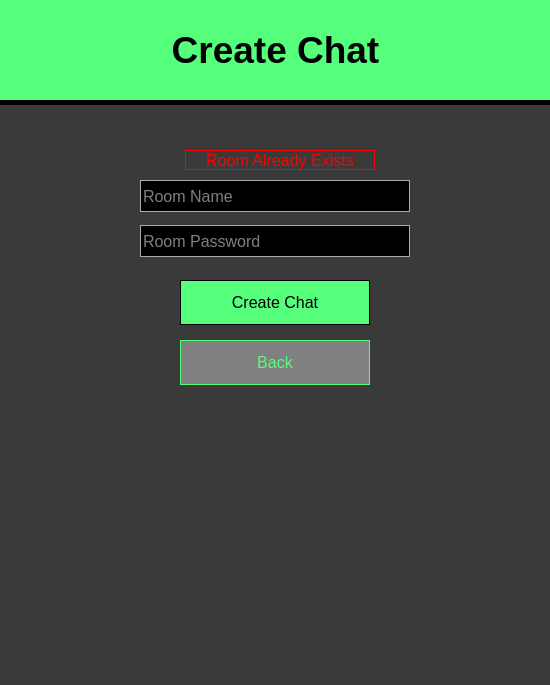
<?xml version="1.0" encoding="UTF-8"?>
<ui version="4.0">
 <class>cove_createchat</class>
 <widget class="QWidget" name="cove_createchat">
  <property name="geometry">
   <rect>
    <x>0</x>
    <y>0</y>
    <width>550</width>
    <height>685</height>
   </rect>
  </property>
  <property name="palette">
   <palette>
    <active>
     <colorrole role="WindowText">
      <brush brushstyle="SolidPattern">
       <color alpha="255">
        <red>255</red>
        <green>255</green>
        <blue>255</blue>
       </color>
      </brush>
     </colorrole>
     <colorrole role="Button">
      <brush brushstyle="SolidPattern">
       <color alpha="255">
        <red>58</red>
        <green>58</green>
        <blue>58</blue>
       </color>
      </brush>
     </colorrole>
     <colorrole role="Light">
      <brush brushstyle="SolidPattern">
       <color alpha="255">
        <red>87</red>
        <green>87</green>
        <blue>87</blue>
       </color>
      </brush>
     </colorrole>
     <colorrole role="Midlight">
      <brush brushstyle="SolidPattern">
       <color alpha="255">
        <red>72</red>
        <green>72</green>
        <blue>72</blue>
       </color>
      </brush>
     </colorrole>
     <colorrole role="Dark">
      <brush brushstyle="SolidPattern">
       <color alpha="255">
        <red>29</red>
        <green>29</green>
        <blue>29</blue>
       </color>
      </brush>
     </colorrole>
     <colorrole role="Mid">
      <brush brushstyle="SolidPattern">
       <color alpha="255">
        <red>38</red>
        <green>38</green>
        <blue>38</blue>
       </color>
      </brush>
     </colorrole>
     <colorrole role="Text">
      <brush brushstyle="SolidPattern">
       <color alpha="255">
        <red>255</red>
        <green>255</green>
        <blue>255</blue>
       </color>
      </brush>
     </colorrole>
     <colorrole role="BrightText">
      <brush brushstyle="SolidPattern">
       <color alpha="255">
        <red>255</red>
        <green>255</green>
        <blue>255</blue>
       </color>
      </brush>
     </colorrole>
     <colorrole role="ButtonText">
      <brush brushstyle="SolidPattern">
       <color alpha="255">
        <red>255</red>
        <green>255</green>
        <blue>255</blue>
       </color>
      </brush>
     </colorrole>
     <colorrole role="Base">
      <brush brushstyle="SolidPattern">
       <color alpha="255">
        <red>0</red>
        <green>0</green>
        <blue>0</blue>
       </color>
      </brush>
     </colorrole>
     <colorrole role="Window">
      <brush brushstyle="SolidPattern">
       <color alpha="255">
        <red>58</red>
        <green>58</green>
        <blue>58</blue>
       </color>
      </brush>
     </colorrole>
     <colorrole role="Shadow">
      <brush brushstyle="SolidPattern">
       <color alpha="255">
        <red>0</red>
        <green>0</green>
        <blue>0</blue>
       </color>
      </brush>
     </colorrole>
     <colorrole role="AlternateBase">
      <brush brushstyle="SolidPattern">
       <color alpha="255">
        <red>29</red>
        <green>29</green>
        <blue>29</blue>
       </color>
      </brush>
     </colorrole>
     <colorrole role="ToolTipBase">
      <brush brushstyle="SolidPattern">
       <color alpha="255">
        <red>255</red>
        <green>255</green>
        <blue>220</blue>
       </color>
      </brush>
     </colorrole>
     <colorrole role="ToolTipText">
      <brush brushstyle="SolidPattern">
       <color alpha="255">
        <red>0</red>
        <green>0</green>
        <blue>0</blue>
       </color>
      </brush>
     </colorrole>
    </active>
    <inactive>
     <colorrole role="WindowText">
      <brush brushstyle="SolidPattern">
       <color alpha="255">
        <red>255</red>
        <green>255</green>
        <blue>255</blue>
       </color>
      </brush>
     </colorrole>
     <colorrole role="Button">
      <brush brushstyle="SolidPattern">
       <color alpha="255">
        <red>58</red>
        <green>58</green>
        <blue>58</blue>
       </color>
      </brush>
     </colorrole>
     <colorrole role="Light">
      <brush brushstyle="SolidPattern">
       <color alpha="255">
        <red>87</red>
        <green>87</green>
        <blue>87</blue>
       </color>
      </brush>
     </colorrole>
     <colorrole role="Midlight">
      <brush brushstyle="SolidPattern">
       <color alpha="255">
        <red>72</red>
        <green>72</green>
        <blue>72</blue>
       </color>
      </brush>
     </colorrole>
     <colorrole role="Dark">
      <brush brushstyle="SolidPattern">
       <color alpha="255">
        <red>29</red>
        <green>29</green>
        <blue>29</blue>
       </color>
      </brush>
     </colorrole>
     <colorrole role="Mid">
      <brush brushstyle="SolidPattern">
       <color alpha="255">
        <red>38</red>
        <green>38</green>
        <blue>38</blue>
       </color>
      </brush>
     </colorrole>
     <colorrole role="Text">
      <brush brushstyle="SolidPattern">
       <color alpha="255">
        <red>255</red>
        <green>255</green>
        <blue>255</blue>
       </color>
      </brush>
     </colorrole>
     <colorrole role="BrightText">
      <brush brushstyle="SolidPattern">
       <color alpha="255">
        <red>255</red>
        <green>255</green>
        <blue>255</blue>
       </color>
      </brush>
     </colorrole>
     <colorrole role="ButtonText">
      <brush brushstyle="SolidPattern">
       <color alpha="255">
        <red>255</red>
        <green>255</green>
        <blue>255</blue>
       </color>
      </brush>
     </colorrole>
     <colorrole role="Base">
      <brush brushstyle="SolidPattern">
       <color alpha="255">
        <red>0</red>
        <green>0</green>
        <blue>0</blue>
       </color>
      </brush>
     </colorrole>
     <colorrole role="Window">
      <brush brushstyle="SolidPattern">
       <color alpha="255">
        <red>58</red>
        <green>58</green>
        <blue>58</blue>
       </color>
      </brush>
     </colorrole>
     <colorrole role="Shadow">
      <brush brushstyle="SolidPattern">
       <color alpha="255">
        <red>0</red>
        <green>0</green>
        <blue>0</blue>
       </color>
      </brush>
     </colorrole>
     <colorrole role="AlternateBase">
      <brush brushstyle="SolidPattern">
       <color alpha="255">
        <red>29</red>
        <green>29</green>
        <blue>29</blue>
       </color>
      </brush>
     </colorrole>
     <colorrole role="ToolTipBase">
      <brush brushstyle="SolidPattern">
       <color alpha="255">
        <red>255</red>
        <green>255</green>
        <blue>220</blue>
       </color>
      </brush>
     </colorrole>
     <colorrole role="ToolTipText">
      <brush brushstyle="SolidPattern">
       <color alpha="255">
        <red>0</red>
        <green>0</green>
        <blue>0</blue>
       </color>
      </brush>
     </colorrole>
    </inactive>
    <disabled>
     <colorrole role="WindowText">
      <brush brushstyle="SolidPattern">
       <color alpha="255">
        <red>29</red>
        <green>29</green>
        <blue>29</blue>
       </color>
      </brush>
     </colorrole>
     <colorrole role="Button">
      <brush brushstyle="SolidPattern">
       <color alpha="255">
        <red>58</red>
        <green>58</green>
        <blue>58</blue>
       </color>
      </brush>
     </colorrole>
     <colorrole role="Light">
      <brush brushstyle="SolidPattern">
       <color alpha="255">
        <red>87</red>
        <green>87</green>
        <blue>87</blue>
       </color>
      </brush>
     </colorrole>
     <colorrole role="Midlight">
      <brush brushstyle="SolidPattern">
       <color alpha="255">
        <red>72</red>
        <green>72</green>
        <blue>72</blue>
       </color>
      </brush>
     </colorrole>
     <colorrole role="Dark">
      <brush brushstyle="SolidPattern">
       <color alpha="255">
        <red>29</red>
        <green>29</green>
        <blue>29</blue>
       </color>
      </brush>
     </colorrole>
     <colorrole role="Mid">
      <brush brushstyle="SolidPattern">
       <color alpha="255">
        <red>38</red>
        <green>38</green>
        <blue>38</blue>
       </color>
      </brush>
     </colorrole>
     <colorrole role="Text">
      <brush brushstyle="SolidPattern">
       <color alpha="255">
        <red>29</red>
        <green>29</green>
        <blue>29</blue>
       </color>
      </brush>
     </colorrole>
     <colorrole role="BrightText">
      <brush brushstyle="SolidPattern">
       <color alpha="255">
        <red>255</red>
        <green>255</green>
        <blue>255</blue>
       </color>
      </brush>
     </colorrole>
     <colorrole role="ButtonText">
      <brush brushstyle="SolidPattern">
       <color alpha="255">
        <red>29</red>
        <green>29</green>
        <blue>29</blue>
       </color>
      </brush>
     </colorrole>
     <colorrole role="Base">
      <brush brushstyle="SolidPattern">
       <color alpha="255">
        <red>58</red>
        <green>58</green>
        <blue>58</blue>
       </color>
      </brush>
     </colorrole>
     <colorrole role="Window">
      <brush brushstyle="SolidPattern">
       <color alpha="255">
        <red>58</red>
        <green>58</green>
        <blue>58</blue>
       </color>
      </brush>
     </colorrole>
     <colorrole role="Shadow">
      <brush brushstyle="SolidPattern">
       <color alpha="255">
        <red>0</red>
        <green>0</green>
        <blue>0</blue>
       </color>
      </brush>
     </colorrole>
     <colorrole role="AlternateBase">
      <brush brushstyle="SolidPattern">
       <color alpha="255">
        <red>58</red>
        <green>58</green>
        <blue>58</blue>
       </color>
      </brush>
     </colorrole>
     <colorrole role="ToolTipBase">
      <brush brushstyle="SolidPattern">
       <color alpha="255">
        <red>255</red>
        <green>255</green>
        <blue>220</blue>
       </color>
      </brush>
     </colorrole>
     <colorrole role="ToolTipText">
      <brush brushstyle="SolidPattern">
       <color alpha="255">
        <red>0</red>
        <green>0</green>
        <blue>0</blue>
       </color>
      </brush>
     </colorrole>
    </disabled>
   </palette>
  </property>
  <property name="font">
   <font>
    <family>Arial</family>
    <pointsize>12</pointsize>
   </font>
  </property>
  <property name="windowTitle">
   <string>Form</string>
  </property>
  <widget class="QPushButton" name="pushButton_CreateChat">
   <property name="geometry">
    <rect>
     <x>180</x>
     <y>280</y>
     <width>190</width>
     <height>45</height>
    </rect>
   </property>
   <property name="styleSheet">
    <string notr="true">QPushButton
{
	color: black;
	background-color: #55ff7c;
	alternate-background-color: grey;
	font: 12pt &quot;Arial&quot;;
	selection-color: grey;
	selection-background-color: black;
	border: 1px solid black
}
QPushButton:hover
{
	border: 2px solid black;
}
QPushButton:disabled
{
	color: lightgrey;
	background-color: grey;
	border: 1px solid lightgrey;
}</string>
   </property>
   <property name="text">
    <string>Create Chat</string>
   </property>
  </widget>
  <widget class="QLineEdit" name="lineEdit_RoomPassword">
   <property name="geometry">
    <rect>
     <x>140</x>
     <y>225</y>
     <width>270</width>
     <height>32</height>
    </rect>
   </property>
   <property name="styleSheet">
    <string notr="true">QLineEdit
{
	color: white;
	background-color: black;
	alternate-background-color: black;
	font: 12pt &quot;Arial&quot;;
	selection-color: black;
	selection-background-color: white;
	border: 1px solid darkgrey;
}
QLineEdit:hover
{
	border: 1px solid lightgrey;
}
QLineEdit:focus
{
	border: 1px solid  rgb(84, 255, 124);
}</string>
   </property>
   <property name="echoMode">
    <enum>QLineEdit::Password</enum>
   </property>
   <property name="placeholderText">
    <string>Room Password</string>
   </property>
  </widget>
  <widget class="QPushButton" name="pushButton_Back">
   <property name="geometry">
    <rect>
     <x>180</x>
     <y>340</y>
     <width>190</width>
     <height>45</height>
    </rect>
   </property>
   <property name="styleSheet">
    <string notr="true">QPushButton
{
	color: #55ff7c;
	background-color: grey;
	alternate-background-color: grey;
	font: 12pt &quot;Arial&quot;;
	selection-color: grey;
	selection-background-color: black;
	border: 1px solid #55ff7c
}
QPushButton:hover
{
	border: 2px solid #55ff7c;
}
</string>
   </property>
   <property name="text">
    <string>Back</string>
   </property>
  </widget>
  <widget class="QLineEdit" name="lineEdit_RoomName">
   <property name="geometry">
    <rect>
     <x>140</x>
     <y>180</y>
     <width>270</width>
     <height>32</height>
    </rect>
   </property>
   <property name="styleSheet">
    <string notr="true">QLineEdit
{
	color: white;
	background-color: black;
	alternate-background-color: black;
	font: 12pt &quot;Arial&quot;;
	selection-color: black;
	selection-background-color: white;
	border: 1px solid darkgrey;
}
QLineEdit:hover
{
	border: 1px solid lightgrey;
}
QLineEdit:focus
{
	border: 1px solid  rgb(84, 255, 124);
}</string>
   </property>
   <property name="placeholderText">
    <string>Room Name</string>
   </property>
  </widget>
  <widget class="Line" name="line">
   <property name="geometry">
    <rect>
     <x>0</x>
     <y>100</y>
     <width>550</width>
     <height>5</height>
    </rect>
   </property>
   <property name="styleSheet">
    <string notr="true">QLine
{
	color: black;
}</string>
   </property>
   <property name="frameShadow">
    <enum>QFrame::Plain</enum>
   </property>
   <property name="lineWidth">
    <number>5</number>
   </property>
   <property name="orientation">
    <enum>Qt::Horizontal</enum>
   </property>
  </widget>
  <widget class="QLabel" name="label_TitleColor">
   <property name="geometry">
    <rect>
     <x>0</x>
     <y>0</y>
     <width>550</width>
     <height>100</height>
    </rect>
   </property>
   <property name="styleSheet">
    <string notr="true">QLabel
{
	background-color: #55ff7c;
}</string>
   </property>
   <property name="text">
    <string/>
   </property>
  </widget>
  <widget class="QLabel" name="label_Menu">
   <property name="geometry">
    <rect>
     <x>88</x>
     <y>25</y>
     <width>375</width>
     <height>50</height>
    </rect>
   </property>
   <property name="font">
    <font>
     <family>MS Shell Dlg 2</family>
     <pointsize>28</pointsize>
     <weight>75</weight>
     <bold>true</bold>
    </font>
   </property>
   <property name="styleSheet">
    <string notr="true">QLabel{
	color: black;
}</string>
   </property>
   <property name="text">
    <string>Create Chat</string>
   </property>
   <property name="alignment">
    <set>Qt::AlignCenter</set>
   </property>
  </widget>
  <widget class="QLabel" name="label_RoomAleardyExists">
   <property name="geometry">
    <rect>
     <x>185</x>
     <y>150</y>
     <width>190</width>
     <height>20</height>
    </rect>
   </property>
   <property name="font">
    <font>
     <family>Arial</family>
     <pointsize>12</pointsize>
    </font>
   </property>
   <property name="styleSheet">
    <string notr="true">QLabel{
	color: red;
	background-color: none;
	border: 1px solid red;
}</string>
   </property>
   <property name="text">
    <string>Room Already Exists</string>
   </property>
   <property name="alignment">
    <set>Qt::AlignCenter</set>
   </property>
  </widget>
 </widget>
 <tabstops>
  <tabstop>lineEdit_RoomName</tabstop>
  <tabstop>lineEdit_RoomPassword</tabstop>
  <tabstop>pushButton_CreateChat</tabstop>
  <tabstop>pushButton_Back</tabstop>
 </tabstops>
 <resources/>
 <connections/>
</ui>
